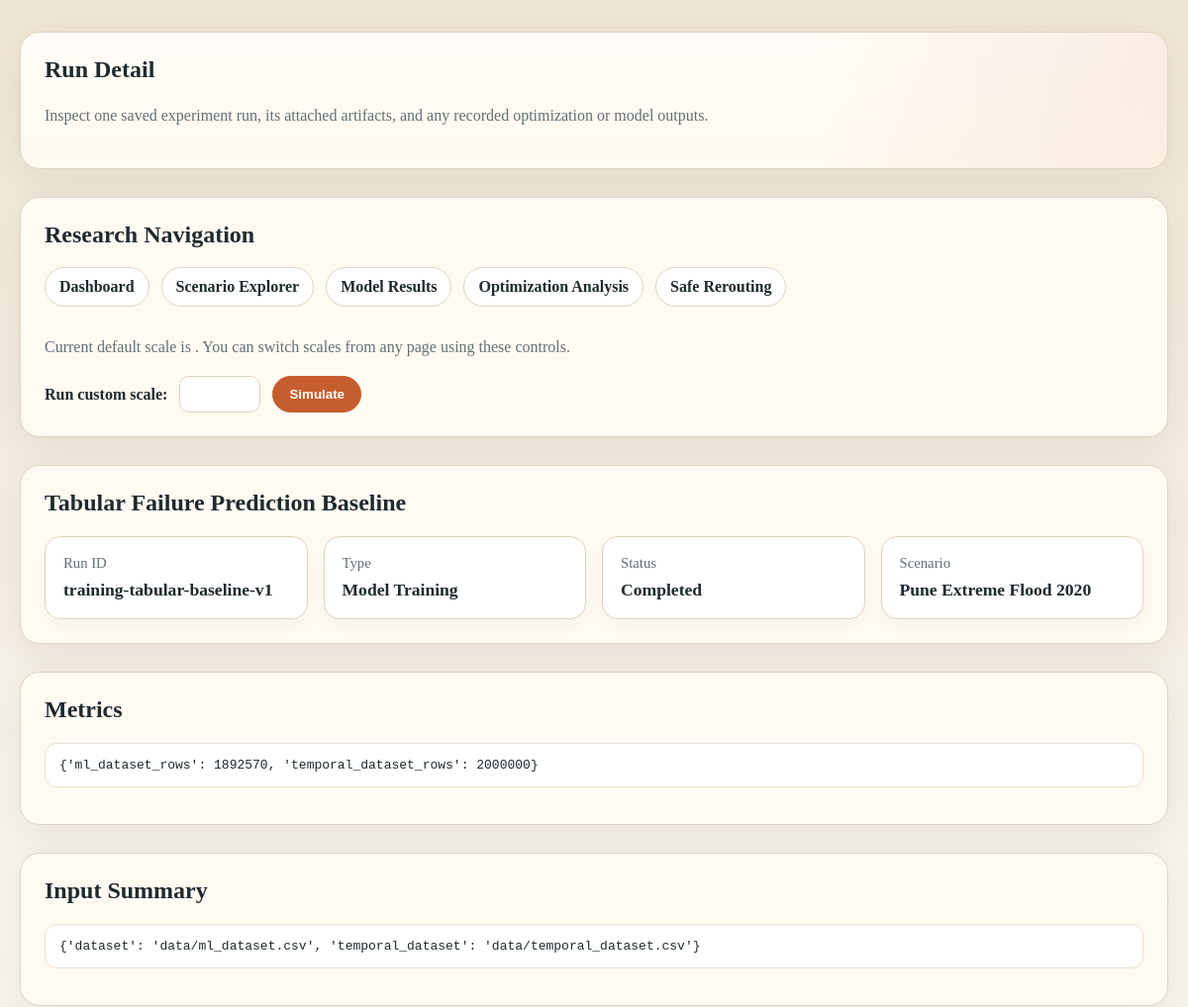
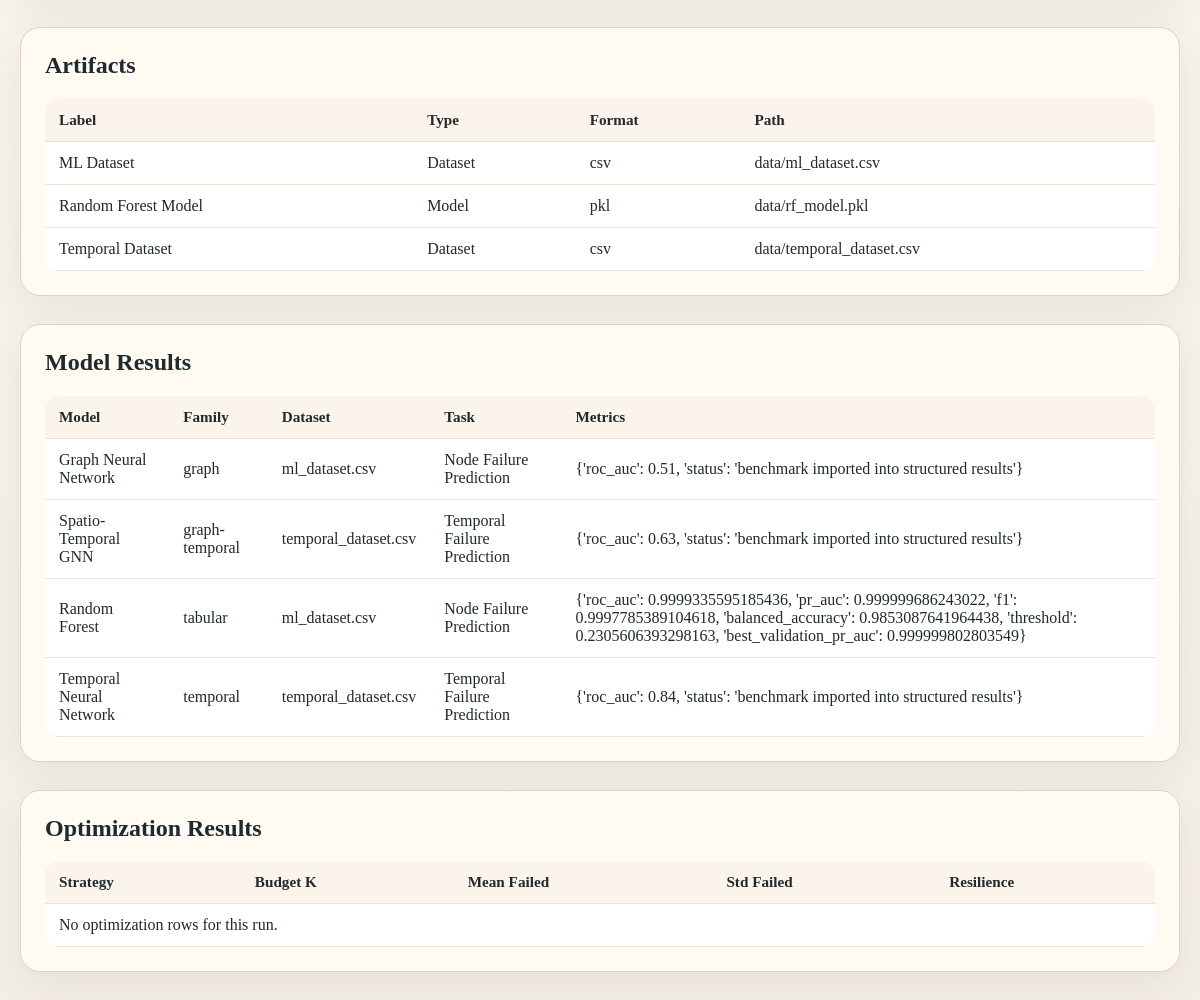
/runs/tabular-failure-prediction-baseline-training-tabular-baseline-v1/, run on the app's committed database (2 pictures, top to bottom).
### dashboard/models.py (models this page shows, shortened)
class TimeStampedModel(models.Model):
    created_at = models.DateTimeField(auto_now_add=True)
    updated_at = models.DateTimeField(auto_now=True)
    class Meta:
        abstract = True

class ExperimentRun(TimeStampedModel):
    class RunKind(models.TextChoices):
        CASCADE = "cascade", "Cascade Simulation"
        DATASET = "dataset", "Dataset Generation"
        TRAINING = "training", "Model Training"
        OPTIMIZATION = "optimization", "Repair Optimization"
        EVALUATION = "evaluation", "Evaluation"
        DASHBOARD = "dashboard", "Dashboard Snapshot"
    class Status(models.TextChoices):
        DRAFT = "draft", "Draft"
        RUNNING = "running", "Running"
        COMPLETED = "completed", "Completed"
        FAILED = "failed", "Failed"
        ARCHIVED = "archived", "Archived"
    title = models.CharField(max_length=160)
    slug = models.SlugField(max_length=180, unique=True, blank=True)
    run_kind = models.CharField(max_length=20, choices=RunKind.choices)
    status = models.CharField(
        max_length=20,
        choices=Status.choices,
        default=Status.DRAFT,
    )
    scenario = models.ForeignKey(
        ScenarioConfig,
        null=True,
        blank=True,
        on_delete=models.SET_NULL,
        related_name="runs",
    )
    run_identifier = models.CharField(max_length=80, unique=True)
    source_commit = models.CharField(max_length=64, blank=True)
    started_at = models.DateTimeField(default=timezone.now)
    completed_at = models.DateTimeField(null=True, blank=True)
    input_summary = models.JSONField(default=dict, blank=True)
    metrics = models.JSONField(default=dict, blank=True)
    notes = models.TextField(blank=True)
    class Meta:
        ordering = ["-started_at", "-created_at"]

class ScenarioConfig(TimeStampedModel):
    name = models.CharField(max_length=120, unique=True)
    slug = models.SlugField(max_length=140, unique=True, blank=True)
    description = models.TextField(blank=True)
    rainfall_year = models.PositiveIntegerField(default=2020)
    severity_scale = models.FloatField(default=1.0)
    capacity_factor = models.FloatField(default=1.25)
    overload_factor = models.FloatField(default=1.5)
    max_steps = models.PositiveIntegerField(default=20)
    random_seed = models.PositiveIntegerField(null=True, blank=True)
    parameters = models.JSONField(default=dict, blank=True)
    is_baseline = models.BooleanField(default=False)
    class Meta:
        ordering = ["name"]
        verbose_name = "scenario configuration"
        verbose_name_plural = "scenario configurations"

class RunArtifact(TimeStampedModel):
    class ArtifactKind(models.TextChoices):
        GRAPH = "graph", "Graph"
        DATASET = "dataset", "Dataset"
        MODEL = "model", "Model"
        METRICS = "metrics", "Metrics"
        GEOJSON = "geojson", "GeoJSON"
        PLOT = "plot", "Plot"
        REPORT = "report", "Report"
        OTHER = "other", "Other"
    run = models.ForeignKey(
        ExperimentRun,
        on_delete=models.CASCADE,
        related_name="artifacts",
    )
    label = models.CharField(max_length=120)
    artifact_kind = models.CharField(max_length=20, choices=ArtifactKind.choices)
    relative_path = models.CharField(
        max_length=255,
        help_text="Path relative to the repository root.",
    )
    file_format = models.CharField(max_length=32, blank=True)
    metadata = models.JSONField(default=dict, blank=True)
    class Meta:
        ordering = ["label"]
        unique_together = ("run", "label", "relative_path")

class ModelResult(TimeStampedModel):
    class TaskType(models.TextChoices):
        NODE_FAILURE = "node_failure", "Node Failure Prediction"
        TEMPORAL_FAILURE = "temporal_failure", "Temporal Failure Prediction"
        RESILIENCE = "resilience", "Resilience Estimation"
    run = models.ForeignKey(
        ExperimentRun,
        on_delete=models.CASCADE,
        related_name="model_results",
    )
    model_name = models.CharField(max_length=120)
    model_family = models.CharField(max_length=80)
    dataset_name = models.CharField(max_length=120)
    task_type = models.CharField(max_length=32, choices=TaskType.choices)
    train_rows = models.PositiveIntegerField(default=0)
    test_rows = models.PositiveIntegerField(default=0)
    metrics = models.JSONField(default=dict, blank=True)
    hyperparameters = models.JSONField(default=dict, blank=True)
    model_artifact = models.ForeignKey(
        RunArtifact,
        null=True,
        blank=True,
        on_delete=models.SET_NULL,
        related_name="trained_models",
    )
    notes = models.TextField(blank=True)
    class Meta:
        ordering = ["model_family", "model_name"]

### dashboard/views.py (the view)
# urls.py: path("runs/<slug:slug>/", views.run_detail, name="run_detail"),
def run_detail(request, slug):
    run = get_object_or_404(
        ExperimentRun.objects.select_related("scenario").prefetch_related(
            "artifacts",
            "model_results",
            "optimization_results",
        ),
        slug=slug,
    )
    optimization_rows = OptimizationResult.objects.filter(run=run).order_by("budget_k", "strategy_name")
    context = {
        "run": run,
        "optimization_rows": optimization_rows,
    }
    return render(request, "dashboard/run_detail.html", context)

### dashboard/templates/dashboard/run_detail.html (shortened to what this page needs)
{% extends "dashboard/base.html" %}
{% block hero_title %}Run Detail{% endblock %}
{% block hero_subtitle %}Inspect one saved experiment run, its attached artifacts, and any recorded optimization or model outputs.{% endblock %}
{% block content %}
<section class="section">
    <h2>{{ run.title }}</h2>
    <div class="grid">
        <div class="card"><div class="label">Run ID</div><div class="value" style="font-size:1.1rem;">{{ run.run_identifier }}</div></div>
        <div class="card"><div class="label">Type</div><div class="value" style="font-size:1.1rem;">{{ run.get_run_kind_display }}</div></div>
        <div class="card"><div class="label">Status</div><div class="value" style="font-size:1.1rem;">{{ run.get_status_display }}</div></div>
        <div class="card"><div class="label">Scenario</div><div class="value" style="font-size:1.1rem;">{% if run.scenario %}{{ run.scenario.name }}{% else %}N/A{% endif %}</div></div>
    </div>
</section>
<section class="section">
    <h2>Metrics</h2>
    <pre>{{ run.metrics }}</pre>
</section>
<section class="section">
    <h2>Input Summary</h2>
    <pre>{{ run.input_summary }}</pre>
</section>
<section class="section">
    <h2>Artifacts</h2>
    <table>
        <thead>
            <tr>
                <th>Label</th>
                <th>Type</th>
                <th>Format</th>
                <th>Path</th>
            </tr>
        </thead>
        <tbody>
        {% for artifact in run.artifacts.all %}
            <tr>
                <td>{{ artifact.label }}</td>
                <td>{{ artifact.get_artifact_kind_display }}</td>
                <td>{{ artifact.file_format }}</td>
                <td>{{ artifact.relative_path }}</td>
            </tr>
        {% empty %}
            <tr><td colspan="4">No artifacts attached.</td></tr>
        {% endfor %}
        </tbody>
    </table>
</section>
<section class="section">
    <h2>Model Results</h2>
    <table>
        <thead>
            <tr>
                <th>Model</th>
                <th>Family</th>
                <th>Dataset</th>
                <th>Task</th>
                <th>Metrics</th>
            </tr>
        </thead>
        <tbody>
        {% for result in run.model_results.all %}
            <tr>
                <td>{{ result.model_name }}</td>
                <td>{{ result.model_family }}</td>
                <td>{{ result.dataset_name }}</td>
                <td>{{ result.get_task_type_display }}</td>
                <td>{{ result.metrics }}</td>
            </tr>
        {% empty %}
            <tr><td colspan="5">No model results attached.</td></tr>
        {% endfor %}
        </tbody>
    </table>
</section>
<section class="section">
    <h2>Optimization Results</h2>
    <table>
        <thead>
            <tr>
                <th>Strategy</th>
                <th>Budget K</th>
                <th>Mean Failed</th>
                <th>Std Failed</th>
                <th>Resilience</th>
            </tr>
        </thead>
        <tbody>
        {% for row in optimization_rows %}
            <tr>
                <td>{{ row.strategy_name }}</td>
                <td>{{ row.budget_k }}</td>
                <td>{{ row.mean_failed }}</td>
                <td>{{ row.std_failed }}</td>
                <td>{{ row.resilience_score|default:"N/A" }}</td>
            </tr>
        {% empty %}
            <tr><td colspan="5">No optimization rows for this run.</td></tr>
        {% endfor %}
        </tbody>
    </table>
</section>
{% endblock %}

### dashboard/templates/dashboard/base.html (style rules this page uses)
:root { --panel: #fffaf2; --ink: #1f2a2e; --muted: #627074; --accent: #c65d2e; --accent-dark: #8f3f1b; --line: #dfd3bf; --danger: #c53b2c; --critical: #222222; --safe: #4f7c67; }
body { margin: 0; font-family: Georgia, "Times New Roman", serif; background: linear-gradient(180deg, #efe5d4 0%, #f8f4ed 45%, #f4efe6 100%); color: var(--ink); }
.hero, .section, .nav-shell { background: var(--panel); border: 1px solid var(--line); border-radius: 20px; padding: 24px; box-shadow: 0 12px 40px rgba(70, 47, 24, 0.08); }
.section, .nav-shell { margin-top: 28px; }
.hero h1, .section h2, .nav-shell h2 { margin-top: 0; }
.grid { display: grid; grid-template-columns: repeat(4, minmax(0, 1fr)); gap: 16px; }
.card { background: #fff; border: 1px solid var(--line); border-radius: 16px; padding: 18px; box-shadow: 0 8px 18px rgba(70, 47, 24, 0.04); }
.label { color: var(--muted); font-size: 0.92rem; margin-bottom: 8px; }
.value { font-size: 1.7rem; font-weight: bold; }
table { width: 100%; border-collapse: collapse; background: #fff; border-radius: 14px; overflow: hidden; }
th, td { padding: 12px 14px; border-bottom: 1px solid #eee3d1; text-align: left; }
th { background: #fbf4ea; font-size: 0.95rem; }
pre { white-space: pre-wrap; word-break: break-word; background: #fff; border: 1px solid #eee1cf; border-radius: 12px; padding: 14px; }

### data on the page
ExperimentRun: title "Tabular Failure Prediction Baseline", run_identifier "training-tabular-baseline-v1", run_kind "Model Training", status "Completed", scenario.name "Pune Extreme Flood 2020", metrics "{'ml_dataset_rows': 1892570, 'temporal_dataset_rows': 2000000}", input_summary "{'dataset': 'data/ml_dataset.csv', 'temporal_dataset': 'data/temporal_dataset.csv'}"
RunArtifact: label "ML Dataset", artifact_kind "Dataset", file_format "csv", relative_path "data/ml_dataset.csv"
RunArtifact: label "Random Forest Model", artifact_kind "Model", file_format "pkl", relative_path "data/rf_model.pkl"
RunArtifact: label "Temporal Dataset", artifact_kind "Dataset", file_format "csv", relative_path "data/temporal_dataset.csv"
ModelResult: model_name "Graph Neural Network", model_family "graph", dataset_name "ml_dataset.csv", task_type "Node Failure Prediction", metrics "{'roc_auc': 0.51, 'status': 'benchmark imported into structured results'}"
ModelResult: model_name "Spatio-Temporal GNN", model_family "graph-temporal", dataset_name "temporal_dataset.csv", task_type "Temporal Failure Prediction", metrics "{'roc_auc': 0.63, 'status': 'benchmark imported into structured results'}"
ModelResult: model_name "Random Forest", model_family "tabular", dataset_name "ml_dataset.csv", task_type "Node Failure Prediction", metrics "{'roc_auc': 0.9999335595185436, 'pr_auc': 0.999999686243022, 'f1': 0.9997785389104618, 'balanced_accuracy': 0.9853087641964438, 'threshold': 0.2305606393298163, 'best_validation_pr_auc': 0.999999802803549}"
ModelResult: model_name "Temporal Neural Network", model_family "temporal", dataset_name "temporal_dataset.csv", task_type "Temporal Failure Prediction", metrics "{'roc_auc': 0.84, 'status': 'benchmark imported into structured results'}"
